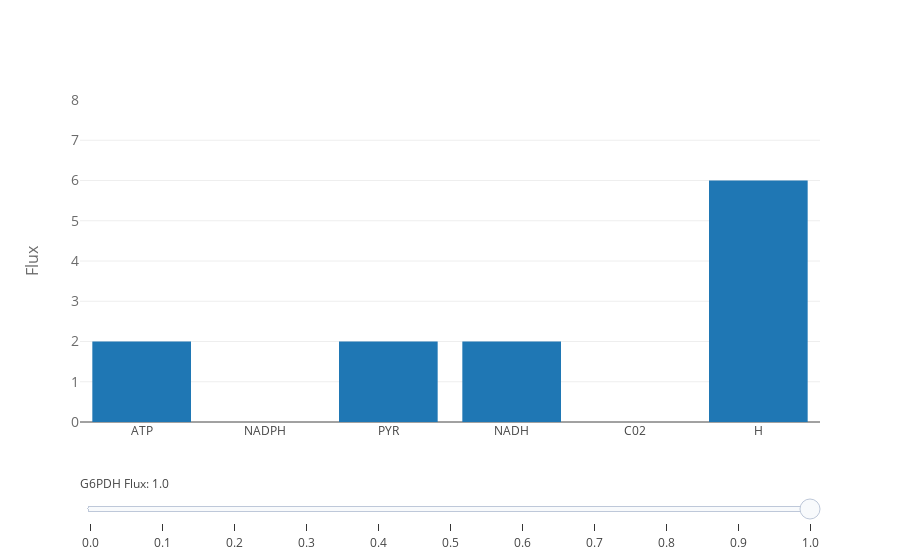

The code cell stored with this chart in its notebook:
### Markdown cell above
## Interactive PGI vs G6PDH flux split

### Code cell
init_notebook_mode(connected=True)

g6pdh = np.linspace(0, 1, 11)
data = []

combined = cobra.io.load_json_model('../models/glycolysis_ppp_model.json')
combined.reactions.EX_glc__D_c.lower_bound = -1
combined.objective = 'ATPM'
combined.reactions.pyr_to_ATP.knock_out()
combined.reactions.NADH_to_ATP.knock_out()
r = cobra.Reaction('NADHM')
combined.add_reaction(r)
r.build_reaction_from_string('nadh_c -> nad_c + h_c')
combined.reactions.EX_lac__L_c.upper_bound = 0

steps = []
for q, i in enumerate(g6pdh):
    i = round(i, 1)
    combined.reactions.G6PDH2r.lower_bound = i
    combined.reactions.G6PDH2r.upper_bound = i
    sol = combined.optimize()
    data.append(go.Bar(visible = False,
         name = 'G6PDH = %.2f' % i,
         x = ['ATP', 'NADPH', 'PYR', 'NADH', 'C02', 'H'],
         y = [sol.fluxes['ATPM'], abs(sol.fluxes['GTHOr']), 
              sol.fluxes['EX_pyr_c'], sol.fluxes['NADHM'],
              sol.fluxes['EX_co2_c'], abs(sol.fluxes['EX_h_c'])]))


    step = dict(
        method = 'restyle',  
        label = i,
        args = ['visible', [False] * len(g6pdh)],
    )
    step['args'][1][q] = True # Toggle i'th trace to "visible"
    steps.append(step)

data[0]['visible'] = True

sliders = [dict(
    active = 10,
    currentvalue = {"prefix": "G6PDH Flux: "},
    pad = {"t": 50},
    steps = steps
)]

layout = dict(sliders=sliders,
              yaxis=dict(
                      title='Flux',
                titlefont=dict(
                    size=16,
                    color='rgb(107, 107, 107)'
                ),
                tickfont=dict(
                    size=14,
                    color='rgb(107, 107, 107)'
                ),
                range=[0, 8]
            ))

fig = dict(data=data, layout=layout)

iplot(fig)

### Figure 1 — Plotly figure (JSON) as saved in the notebook; plotly's stock layout.template omitted (floating-point values rounded to 4 significant figures)
{"data": [{"name": "G6PDH = 0.00", "type": "bar", "uid": "d931cc2b-ea9a-491d-8e00-39672c7b384f", "visible": true, "x": ["ATP", "NADPH", "PYR", "NADH", "C02", "H"], "y": [2, 0, 2, 2, 0, 6]}, {"name": "G6PDH = 0.10", "type": "bar", "uid": "12211a4c-f224-4521-b15c-a890f4100f4f", "visible": false, "x": ["ATP", "NADPH", "PYR", "NADH", "C02", "H"], "y": [1.967, 0.2, 1.967, 1.967, 0.1, 5.5]}, {"name": "G6PDH = 0.20", "type": "bar", "uid": "bad408e2-aa61-4e40-9a65-0ed2f3545f7e", "visible": false, "x": ["ATP", "NADPH", "PYR", "NADH", "C02", "H"], "y": [1.933, 0.4, 1.933, 1.933, 0.2, 5.0]}, {"name": "G6PDH = 0.30", "type": "bar", "uid": "7ce27bc8-9395-4544-ad56-0d3e43498456", "visible": false, "x": ["ATP", "NADPH", "PYR", "NADH", "C02", "H"], "y": [1.9, 0.6, 1.9, 1.9, 0.3, 4.5]}, {"name": "G6PDH = 0.40", "type": "bar", "uid": "17de48be-3be0-42d8-9adc-d834a26eb807", "visible": false, "x": ["ATP", "NADPH", "PYR", "NADH", "C02", "H"], "y": [1.867, 0.8, 1.867, 1.867, 0.4, 4.0]}, {"name": "G6PDH = 0.50", "type": "bar", "uid": "a07751d6-2324-40c9-b1da-af77adb77733", "visible": false, "x": ["ATP", "NADPH", "PYR", "NADH", "C02", "H"], "y": [1.833, 1, 1.833, 1.833, 0.5, 3.5]}, {"name": "G6PDH = 0.60", "type": "bar", "uid": "b9f44781-61c9-442a-8a30-05306d9f6102", "visible": false, "x": ["ATP", "NADPH", "PYR", "NADH", "C02", "H"], "y": [1.8, 1.2, 1.8, 1.8, 0.6, 3.0]}, {"name": "G6PDH = 0.70", "type": "bar", "uid": "fe157cd0-7b92-4a43-a9bf-00bb506d5bfc", "visible": false, "x": ["ATP", "NADPH", "PYR", "NADH", "C02", "H"], "y": [1.767, 1.4, 1.767, 1.767, 0.7, 2.5]}, {"name": "G6PDH = 0.80", "type": "bar", "uid": "f1fefb02-155c-4cb5-87df-72b3d06efa53", "visible": false, "x": ["ATP", "NADPH", "PYR", "NADH", "C02", "H"], "y": [1.733, 1.6, 1.733, 1.733, 0.8, 2.0]}, {"name": "G6PDH = 0.90", "type": "bar", "uid": "fa3ce7b0-d320-4fd5-9e16-a344ab0816b5", "visible": false, "x": ["ATP", "NADPH", "PYR", "NADH", "C02", "H"], "y": [1.7, 1.8, 1.7, 1.7, 0.9, 1.5]}, {"name": "G6PDH = 1.00", "type": "bar", "uid": "84b582af-ef9a-44ad-8179-b814e1beed7f", "visible": false, "x": ["ATP", "NADPH", "PYR", "NADH", "C02", "H"], "y": [1.667, 2.0, 1.667, 1.667, 1, 1.0]}], "layout": {"sliders": [{"active": 10, "currentvalue": {"prefix": "G6PDH Flux: "}, "pad": {"t": 50}, "steps": [{"args": ["visible", [true, false, false, false, false, false, false, false, false, false, false]], "label": "0.0", "method": "restyle"}, {"args": ["visible", [false, true, false, false, false, false, false, false, false, false, false]], "label": "0.1", "method": "restyle"}, {"args": ["visible", [false, false, true, false, false, false, false, false, false, false, false]], "label": "0.2", "method": "restyle"}, {"args": ["visible", [false, false, false, true, false, false, false, false, false, false, false]], "label": "0.3", "method": "restyle"}, {"args": ["visible", [false, false, false, false, true, false, false, false, false, false, false]], "label": "0.4", "method": "restyle"}, {"args": ["visible", [false, false, false, false, false, true, false, false, false, false, false]], "label": "0.5", "method": "restyle"}, {"args": ["visible", [false, false, false, false, false, false, true, false, false, false, false]], "label": "0.6", "method": "restyle"}, {"args": ["visible", [false, false, false, false, false, false, false, true, false, false, false]], "label": "0.7", "method": "restyle"}, {"args": ["visible", [false, false, false, false, false, false, false, false, true, false, false]], "label": "0.8", "method": "restyle"}, {"args": ["visible", [false, false, false, false, false, false, false, false, false, true, false]], "label": "0.9", "method": "restyle"}, {"args": ["visible", [false, false, false, false, false, false, false, false, false, false, true]], "label": "1.0", "method": "restyle"}]}], "yaxis": {"range": [0, 8], "tickfont": {"color": "rgb(107, 107, 107)", "size": 14}, "title": {"font": {"color": "rgb(107, 107, 107)", "size": 16}, "text": "Flux"}}}}
